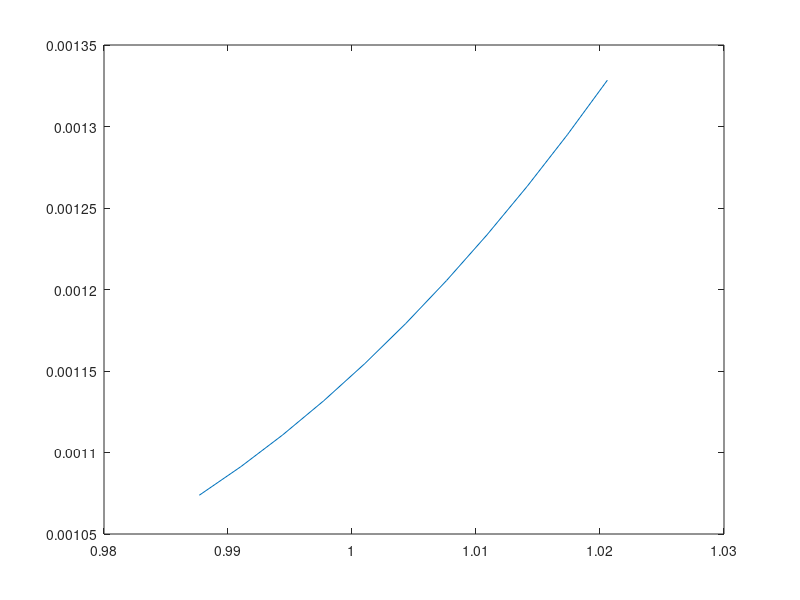

Source code (MATLAB):
clear all;clc;

step_size=1e-5; % relate to the finess

m=4;    % interval size
interval=[-m/2, m/2];
disp('interval I is'); disp(interval);

point_set=[-m/2,-m/4, 0, m/4];
disp('point set is'); disp(point_set);

interval_1=[point_set(1):step_size:point_set(2)-step_size];    % @ region [-m/2,-m/4]
interval_2=[point_set(2):step_size:point_set(3)-step_size];    % @ region [-m/4, 0]
interval_3=[point_set(3):step_size:point_set(4)-step_size];    % @ region [0, m/4]
interval_4=[point_set(4):step_size:interval(2)];               % @ region [m/4, m/2]

t_test=[2.1:0.01:2.2];%best is near 2.005
entropy=zeros(1, numel(t_test));

for i=1:1:numel(t_test),
    t=t_test(i);
    
    pdf_1=@(z) exp(-t.*z.^2)./(exp(-t.*(z-point_set(1)).^2)  +exp(-t.*(z-point_set(2)).^2)  +exp(-t.*(z-point_set(3)).^2)+exp(-t.*(z+m-point_set(4)).^2));   % @ region [-m/2,-m/4]
    pdf_2=@(z) exp(-t.*z.^2)./(exp(-t.*(z-point_set(1)).^2)  +exp(-t.*(z-point_set(2)).^2)  +exp(-t.*(z-point_set(3)).^2)+exp(-t.*(z-point_set(4)).^2));     % @ region [-m/4, 0]
    pdf_3=@(z) exp(-t.*z.^2)./(exp(-t.*(z-m-point_set(1)).^2)+exp(-t.*(z-point_set(2)).^2)  +exp(-t.*(z-point_set(3)).^2)+exp(-t.*(z-point_set(4)).^2));   % @ region [0, m/4]
    pdf_4=@(z) exp(-t.*z.^2)./(exp(-t.*(z-m-point_set(1)).^2)+exp(-t.*(z-m-point_set(2)).^2)+exp(-t.*(z-point_set(3)).^2)+exp(-t.*(z-point_set(4)).^2)); % @ region [m/4, m/2]
    
    norm=sum(pdf_1(interval_1).*step_size)+sum(pdf_2(interval_2).*step_size)+sum(pdf_3(interval_3).*step_size)+sum(pdf_4(interval_4).*step_size);
    disp('now norm is');    disp(norm);
    
    entropy_1=-sum(pdf_1(interval_1).*log2(pdf_1(interval_1)).*step_size);
    entropy_2=-sum(pdf_2(interval_2).*log2(pdf_2(interval_2)).*step_size);
    entropy_3=-sum(pdf_3(interval_3).*log2(pdf_3(interval_3)).*step_size);
    entropy_4=-sum(pdf_4(interval_4).*log2(pdf_4(interval_4)).*step_size);
    
    entropy(i)=entropy_1+entropy_2+entropy_3+entropy_4;
    var(i)=sum((interval_1.^2) .* pdf_1(interval_1) .* step_size)+sum( (interval_2.^2) .* pdf_2(interval_2) .* step_size)+...
           sum((interval_3.^2) .* pdf_3(interval_3) .* step_size)+sum( (interval_4.^2) .* pdf_4(interval_4) .* step_size);
    
end

% Get rate R from above simulation
R=log2(m)-entropy;
Gau_var=2.^(2.*entropy)./(2*pi*exp(1));    % equivalent Gaussian variance

loss_dB=10*log10(var./Gau_var);
plot(R, loss_dB);

%save four_ary_result;